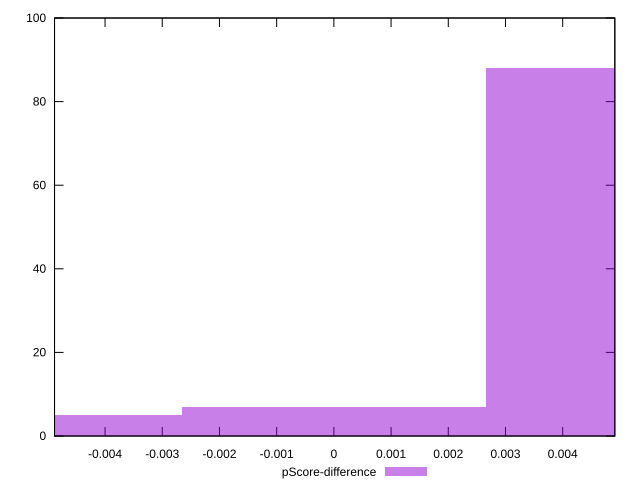

gnuplot code for this plot:
reset

$pScoreDifference <<EOF
0.005321023733523029 88
0 7
-0.005321023733523029 5
EOF

set key outside below
set boxwidth 0.005321023733523029
set xrange [-0.004883147088297651:0.004911334870355184]
set yrange [0:100]
set trange [0:100]
set style fill transparent solid 0.5 noborder
set terminal svg size 640, 490 enhanced background rgb 'white'
set output "report_00014_2021-02-09T15:56:05.503Z/cumulative-layout-shift/samples/pages+cached+noadtech/pScore-difference/histogram.svg"

plot $pScoreDifference title "pScore-difference" with boxes

reset
